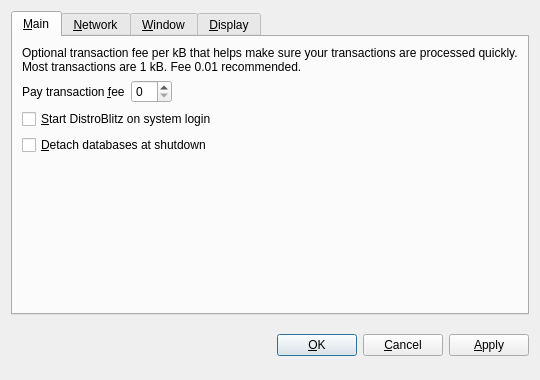
<?xml version="1.0" encoding="UTF-8"?>
<ui version="4.0">
 <class>OptionsDialog</class>
 <widget class="QDialog" name="OptionsDialog">
  <property name="geometry">
   <rect>
    <x>0</x>
    <y>0</y>
    <width>540</width>
    <height>380</height>
   </rect>
  </property>
  <property name="windowTitle">
   <string>Options</string>
  </property>
  <property name="modal">
   <bool>true</bool>
  </property>
  <layout class="QVBoxLayout" name="verticalLayout">
   <item>
    <widget class="QTabWidget" name="tabWidget">
     <property name="tabPosition">
      <enum>QTabWidget::North</enum>
     </property>
     <property name="currentIndex">
      <number>0</number>
     </property>
     <widget class="QWidget" name="tabMain">
      <attribute name="title">
       <string>&amp;Main</string>
      </attribute>
      <layout class="QVBoxLayout" name="verticalLayout_Main">
       <item>
        <widget class="QLabel" name="transactionFeeInfoLabel">
         <property name="text">
          <string>Optional transaction fee per kB that helps make sure your transactions are processed quickly. Most transactions are 1 kB. Fee 0.01 recommended.</string>
         </property>
         <property name="textFormat">
          <enum>Qt::PlainText</enum>
         </property>
         <property name="wordWrap">
          <bool>true</bool>
         </property>
        </widget>
       </item>
       <item>
        <layout class="QHBoxLayout" name="horizontalLayout_Main">
         <item>
          <widget class="QLabel" name="transactionFeeLabel">
           <property name="text">
            <string>Pay transaction &amp;fee</string>
           </property>
           <property name="textFormat">
            <enum>Qt::PlainText</enum>
           </property>
           <property name="buddy">
            <cstring>transactionFee</cstring>
           </property>
          </widget>
         </item>
         <item>
          <widget class="BitcoinAmountField" name="transactionFee"/>
         </item>
         <item>
          <spacer name="horizontalSpacer_Main">
           <property name="orientation">
            <enum>Qt::Horizontal</enum>
           </property>
           <property name="sizeHint" stdset="0">
            <size>
             <width>40</width>
             <height>20</height>
            </size>
           </property>
          </spacer>
         </item>
        </layout>
       </item>
       <item>
        <widget class="QCheckBox" name="bitcoinAtStartup">
         <property name="toolTip">
          <string>Automatically start DistroBlitz after logging in to the system.</string>
         </property>
         <property name="text">
          <string>&amp;Start DistroBlitz on system login</string>
         </property>
        </widget>
       </item>
       <item>
        <widget class="QCheckBox" name="detachDatabases">
         <property name="toolTip">
          <string>Detach block and address databases at shutdown. This means they can be moved to another data directory, but it slows down shutdown. The wallet is always detached.</string>
         </property>
         <property name="text">
          <string>&amp;Detach databases at shutdown</string>
         </property>
        </widget>
       </item>
       <item>
        <spacer name="verticalSpacer_Main">
         <property name="orientation">
          <enum>Qt::Vertical</enum>
         </property>
         <property name="sizeHint" stdset="0">
          <size>
           <width>20</width>
           <height>40</height>
          </size>
         </property>
        </spacer>
       </item>
      </layout>
     </widget>
     <widget class="QWidget" name="tabNetwork">
      <attribute name="title">
       <string>&amp;Network</string>
      </attribute>
      <layout class="QVBoxLayout" name="verticalLayout_Network">
       <item>
        <widget class="QCheckBox" name="mapPortUpnp">
         <property name="toolTip">
          <string>Automatically open the DistroBlitz client port on the router. This only works when your router supports UPnP and it is enabled.</string>
         </property>
         <property name="text">
          <string>Map port using &amp;UPnP</string>
         </property>
        </widget>
       </item>
       <item>
        <widget class="QCheckBox" name="connectSocks">
         <property name="toolTip">
          <string>Connect to the DistroBlitz network through a SOCKS proxy (e.g. when connecting through Tor).</string>
         </property>
         <property name="text">
          <string>&amp;Connect through SOCKS proxy:</string>
         </property>
        </widget>
       </item>
       <item>
        <layout class="QHBoxLayout" name="horizontalLayout_Network">
         <item>
          <widget class="QLabel" name="proxyIpLabel">
           <property name="text">
            <string>Proxy &amp;IP:</string>
           </property>
           <property name="textFormat">
            <enum>Qt::PlainText</enum>
           </property>
           <property name="buddy">
            <cstring>proxyIp</cstring>
           </property>
          </widget>
         </item>
         <item>
          <widget class="QValidatedLineEdit" name="proxyIp">
           <property name="maximumSize">
            <size>
             <width>140</width>
             <height>16777215</height>
            </size>
           </property>
           <property name="toolTip">
            <string>IP address of the proxy (e.g. 127.0.0.1)</string>
           </property>
          </widget>
         </item>
         <item>
          <widget class="QLabel" name="proxyPortLabel">
           <property name="text">
            <string>&amp;Port:</string>
           </property>
           <property name="textFormat">
            <enum>Qt::PlainText</enum>
           </property>
           <property name="buddy">
            <cstring>proxyPort</cstring>
           </property>
          </widget>
         </item>
         <item>
          <widget class="QLineEdit" name="proxyPort">
           <property name="maximumSize">
            <size>
             <width>55</width>
             <height>16777215</height>
            </size>
           </property>
           <property name="toolTip">
            <string>Port of the proxy (e.g. 9050)</string>
           </property>
          </widget>
         </item>
         <item>
          <widget class="QLabel" name="socksVersionLabel">
           <property name="text">
            <string>SOCKS &amp;Version:</string>
           </property>
           <property name="textFormat">
            <enum>Qt::PlainText</enum>
           </property>
           <property name="buddy">
            <cstring>socksVersion</cstring>
           </property>
          </widget>
         </item>
         <item>
          <widget class="QValueComboBox" name="socksVersion">
           <property name="toolTip">
            <string>SOCKS version of the proxy (e.g. 5)</string>
           </property>
          </widget>
         </item>
         <item>
          <spacer name="horizontalSpacer_Network">
           <property name="orientation">
            <enum>Qt::Horizontal</enum>
           </property>
           <property name="sizeHint" stdset="0">
            <size>
             <width>40</width>
             <height>20</height>
            </size>
           </property>
          </spacer>
         </item>
        </layout>
       </item>
       <item>
        <spacer name="verticalSpacer_Network">
         <property name="orientation">
          <enum>Qt::Vertical</enum>
         </property>
         <property name="sizeHint" stdset="0">
          <size>
           <width>20</width>
           <height>40</height>
          </size>
         </property>
        </spacer>
       </item>
      </layout>
     </widget>
     <widget class="QWidget" name="tabWindow">
      <attribute name="title">
       <string>&amp;Window</string>
      </attribute>
      <layout class="QVBoxLayout" name="verticalLayout_Window">
       <item>
        <widget class="QCheckBox" name="minimizeToTray">
         <property name="toolTip">
          <string>Show only a tray icon after minimizing the window.</string>
         </property>
         <property name="text">
          <string>&amp;Minimize to the tray instead of the taskbar</string>
         </property>
        </widget>
       </item>
       <item>
        <widget class="QCheckBox" name="minimizeOnClose">
         <property name="toolTip">
          <string>Minimize instead of exit the application when the window is closed. When this option is enabled, the application will be closed only after selecting Quit in the menu.</string>
         </property>
         <property name="text">
          <string>M&amp;inimize on close</string>
         </property>
        </widget>
       </item>
       <item>
        <spacer name="verticalSpacer_Window">
         <property name="orientation">
          <enum>Qt::Vertical</enum>
         </property>
         <property name="sizeHint" stdset="0">
          <size>
           <width>20</width>
           <height>40</height>
          </size>
         </property>
        </spacer>
       </item>
      </layout>
     </widget>
     <widget class="QWidget" name="tabDisplay">
      <attribute name="title">
       <string>&amp;Display</string>
      </attribute>
      <layout class="QVBoxLayout" name="verticalLayout_Display">
       <item>
        <layout class="QHBoxLayout" name="horizontalLayout_1_Display">
         <item>
          <widget class="QLabel" name="langLabel">
           <property name="text">
            <string>User Interface &amp;language:</string>
           </property>
           <property name="textFormat">
            <enum>Qt::PlainText</enum>
           </property>
           <property name="buddy">
            <cstring>lang</cstring>
           </property>
          </widget>
         </item>
         <item>
          <widget class="QValueComboBox" name="lang">
           <property name="toolTip">
            <string>The user interface language can be set here. This setting will take effect after restarting DistroBlitz.</string>
           </property>
          </widget>
         </item>
        </layout>
       </item>
       <item>
        <layout class="QHBoxLayout" name="horizontalLayout_2_Display">
         <item>
          <widget class="QLabel" name="unitLabel">
           <property name="text">
            <string>&amp;Unit to show amounts in:</string>
           </property>
           <property name="textFormat">
            <enum>Qt::PlainText</enum>
           </property>
           <property name="buddy">
            <cstring>unit</cstring>
           </property>
          </widget>
         </item>
         <item>
          <widget class="QValueComboBox" name="unit">
           <property name="toolTip">
            <string>Choose the default subdivision unit to show in the interface and when sending coins.</string>
           </property>
          </widget>
         </item>
        </layout>
       </item>
       <item>
        <widget class="QCheckBox" name="displayAddresses">
         <property name="toolTip">
          <string>Whether to show DistroBlitz addresses in the transaction list or not.</string>
         </property>
         <property name="text">
          <string>&amp;Display addresses in transaction list</string>
         </property>
        </widget>
       </item>
       <item>
        <spacer name="verticalSpacer_Display">
         <property name="orientation">
          <enum>Qt::Vertical</enum>
         </property>
         <property name="sizeHint" stdset="0">
          <size>
           <width>20</width>
           <height>40</height>
          </size>
         </property>
        </spacer>
       </item>
      </layout>
     </widget>
    </widget>
   </item>
   <item>
    <layout class="QHBoxLayout" name="horizontalLayout_Buttons">
     <item>
      <spacer name="horizontalSpacer_1">
       <property name="orientation">
        <enum>Qt::Horizontal</enum>
       </property>
       <property name="sizeHint" stdset="0">
        <size>
         <width>40</width>
         <height>48</height>
        </size>
       </property>
      </spacer>
     </item>
     <item>
      <widget class="QLabel" name="statusLabel">
       <property name="font">
        <font>
         <weight>75</weight>
         <bold>true</bold>
        </font>
       </property>
       <property name="text">
        <string/>
       </property>
       <property name="textFormat">
        <enum>Qt::PlainText</enum>
       </property>
       <property name="wordWrap">
        <bool>true</bool>
       </property>
      </widget>
     </item>
     <item>
      <spacer name="horizontalSpacer_2">
       <property name="orientation">
        <enum>Qt::Horizontal</enum>
       </property>
       <property name="sizeHint" stdset="0">
        <size>
         <width>40</width>
         <height>48</height>
        </size>
       </property>
      </spacer>
     </item>
     <item>
      <widget class="QPushButton" name="okButton">
       <property name="text">
        <string>&amp;OK</string>
       </property>
      </widget>
     </item>
     <item>
      <widget class="QPushButton" name="cancelButton">
       <property name="text">
        <string>&amp;Cancel</string>
       </property>
       <property name="autoDefault">
        <bool>false</bool>
       </property>
      </widget>
     </item>
     <item>
      <widget class="QPushButton" name="applyButton">
       <property name="text">
        <string>&amp;Apply</string>
       </property>
       <property name="autoDefault">
        <bool>false</bool>
       </property>
      </widget>
     </item>
    </layout>
   </item>
  </layout>
 </widget>
 <customwidgets>
  <customwidget>
   <class>BitcoinAmountField</class>
   <extends>QSpinBox</extends>
   <header>bitcoinamountfield.h</header>
  </customwidget>
  <customwidget>
   <class>QValueComboBox</class>
   <extends>QComboBox</extends>
   <header>qvaluecombobox.h</header>
  </customwidget>
  <customwidget>
   <class>QValidatedLineEdit</class>
   <extends>QLineEdit</extends>
   <header>qvalidatedlineedit.h</header>
  </customwidget>
 </customwidgets>
 <resources/>
 <connections/>
</ui>
